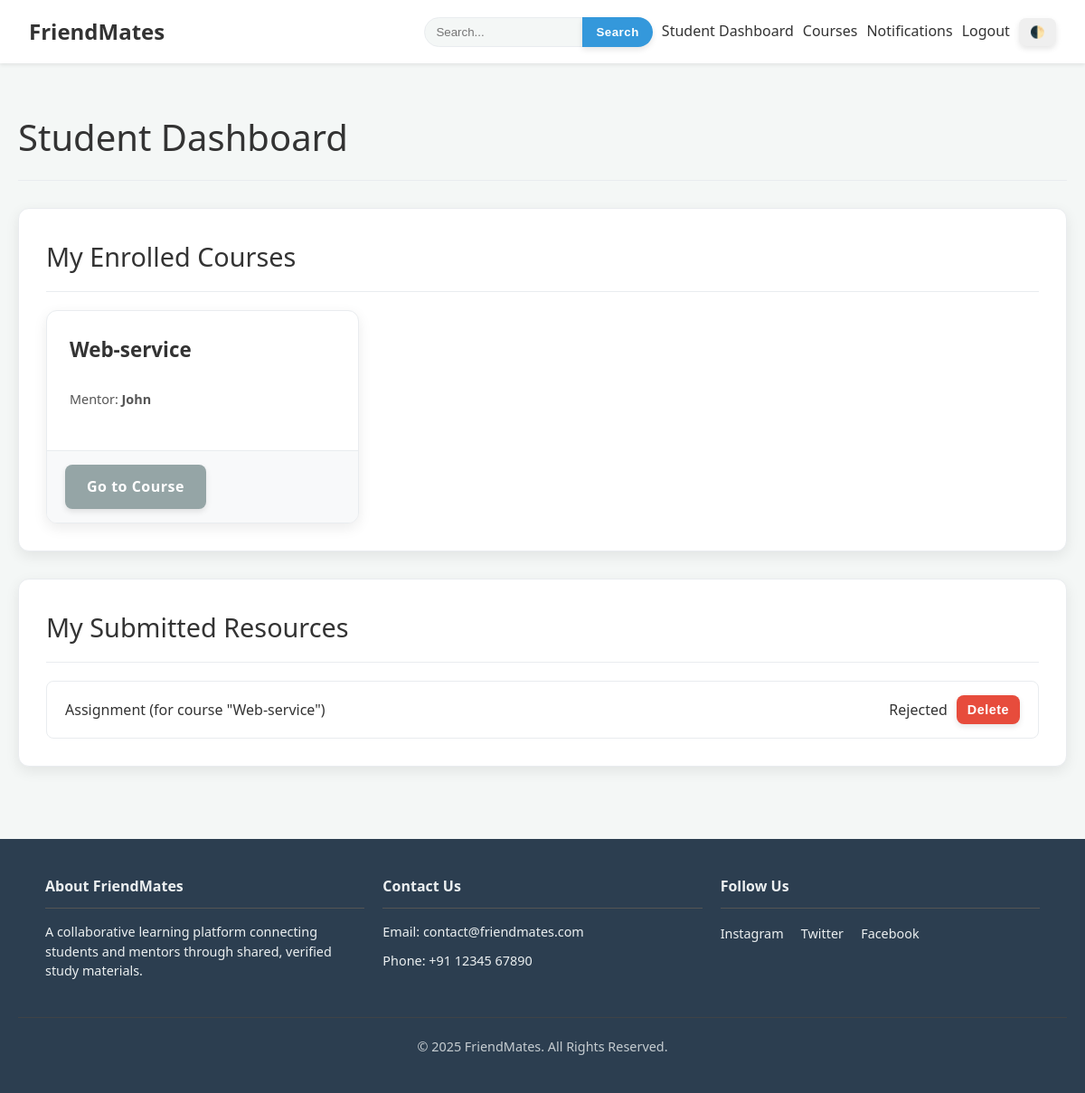
The app's page /student_dashboard/ (signed in), older data.
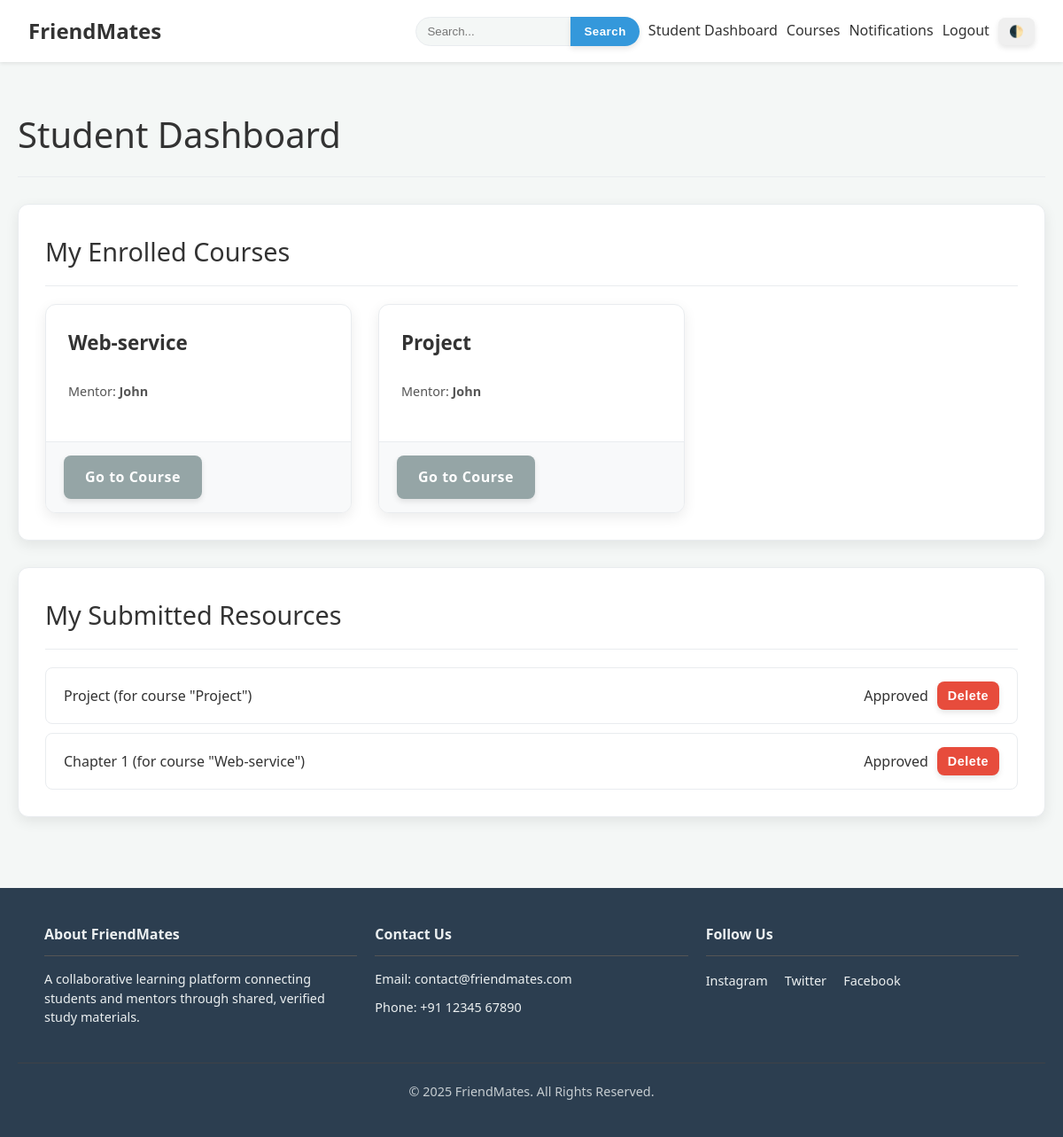
The same page, newer data.
### classroom/models.py (models this page shows, shortened)
class Enrollment(models.Model):
    student = models.ForeignKey(User, on_delete=models.CASCADE)
    course = models.ForeignKey(Course, on_delete=models.CASCADE)
    enrolled_date = models.DateTimeField(auto_now_add=True)
    class Meta:
        unique_together = ('student', 'course')

class Course(models.Model):
    title = models.CharField(max_length=200)
    description = models.TextField()
    mentor = models.ForeignKey(User, on_delete=models.CASCADE, related_name='courses')
    enrolled_students = models.ManyToManyField(User, through='Enrollment', related_name='enrolled_courses')

class Resource(models.Model):
    STATUS_CHOICES = (('Pending', 'Pending'), ('Approved', 'Approved'), ('Rejected', 'Rejected'),)
    title = models.CharField(max_length=200)
    description = models.TextField(blank=True, null=True)
    file = models.FileField(upload_to='resources/')
    course = models.ForeignKey(Course, on_delete=models.CASCADE, related_name='resources')
    uploaded_by = models.ForeignKey(User, on_delete=models.CASCADE, related_name='submitted_resources', null=True)
    status = models.CharField(max_length=10, choices=STATUS_CHOICES, default='Pending')
    uploaded_at = models.DateTimeField(auto_now_add=True)
    tags = models.ManyToManyField(Tag, blank=True)

### classroom/views.py (the view)
# urls.py: path('student_dashboard/', views.student_dashboard, name='student_dashboard'),
@login_required
def student_dashboard(request):
    enrollments = Enrollment.objects.filter(student=request.user)
    return render(request, 'classroom/student_dashboard.html', {'enrollments': enrollments})

### classroom/views.py (called while the page is built)
def notifications_context_processor(request):
    if request.user.is_authenticated:
        return {'unread_notifications_count': request.user.notifications.filter(is_read=False).count()}
    return {}

### classroom/templates/classroom/student_dashboard.html (shortened to what this page needs)
{% extends 'classroom/base.html' %}
{% block content %}
<div class="page-header">
    <h2>Student Dashboard</h2>
</div>
<div class="dashboard-section">
    <div class="dashboard-header">
        <h3>My Enrolled Courses</h3>
    </div>
    <div class="course-grid">
        {% for enrollment in enrollments %}
            <div class="course-card">
                <div class="course-card-content">
                    <h3><a href="{% url 'classroom:course_detail' enrollment.course.id %}">{{ enrollment.course.title }}</a></h3>
                    <p class="course-card-meta">Mentor: <strong>{{ enrollment.course.mentor.username }}</strong></p>
                </div>
                <div class="course-card-footer">
                     <a href="{% url 'classroom:course_detail' enrollment.course.id %}" class="btn btn-secondary">Go to Course</a>
                </div>
            </div>
        {% empty %}
            <p>You are not enrolled in any courses yet. <a href="{% url 'classroom:course_list' %}">Explore courses</a> to get started.</p>
        {% endfor %}
    </div>
</div>
<div class="dashboard-section">
     <div class="dashboard-header">
        <h3>My Submitted Resources</h3>
    </div>
    <div class="resource-list">
        {% with submitted_resources=user.submitted_resources.all %}
            {% for resource in submitted_resources %}
                <div class="resource-item">
                    <div class="resource-item-main">
                        <span>{{ resource.title }} (for course "{{ resource.course.title }}")</span>
                    </div>
                    <div class="resource-actions">
                        <span class="status-badge status-{{ resource.status|lower }}">{{ resource.get_status_display }}</span>
                        <form action="{% url 'classroom:delete_resource' resource.id %}" method="post" onsubmit="return confirm('Are you sure you want to delete this resource?');">
                            <button type="submit" class="btn btn-danger btn-sm">Delete</button>
                        </form>
                    </div>
                </div>
            {% empty %}
                <p>You have not submitted any resources yet. You can upload resources from a course's detail page after you enroll.</p>
            {% endfor %}
        {% endwith %}
    </div>
</div>
{% endblock %}

Row changes from the older to the newer data that the page shows:
removed Resource: title "Assignment", course "Web-service", status "Rejected"
added Enrollment: course "Project", course.mentor.username "John"
added Resource: title "Project", course "Project", status "Approved"
added Resource: title "Chapter 1", course "Web-service", status "Approved"
